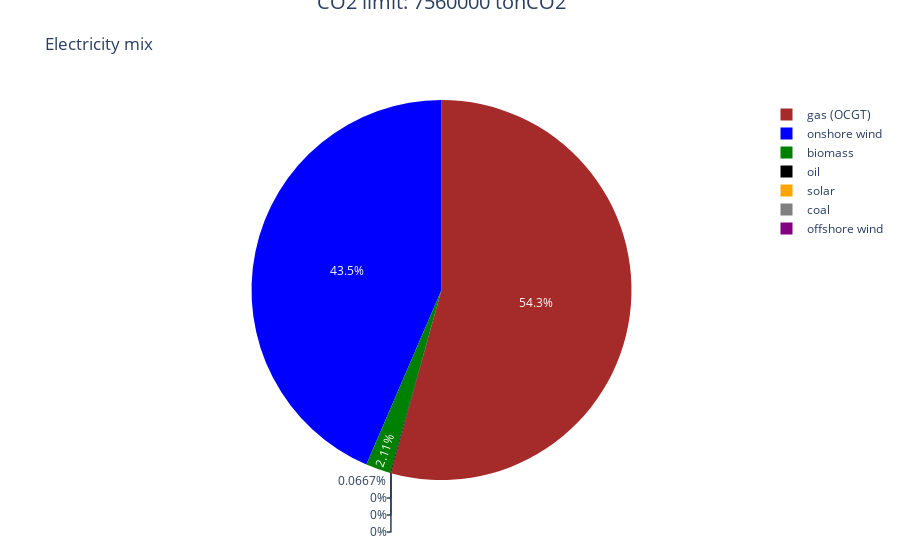

Here is the notebook cell this chart was saved with:
### Markdown cell above
Based on research, the CO2-emissions from electricity production was 7.56mT CO2-eq in 2023. This will now be the limit:

### Code cell
network.add("GlobalConstraint",
                 "co2_limit",
                 type="primary_energy",
                 carrier_attribute="co2_emissions",
                 sense="<=",
                 constant=7560000,
                 overwrite=True)
objective, capacities, loadConsumption, generation, snapshot, status = optimizer(2015)

plot_mix(generation, 7560000)

### Figure 1 — Plotly figure (JSON) as saved in the notebook; plotly's stock layout.template omitted (floating-point values rounded to 4 significant figures)
{"data": [{"labels": ["onshore wind", "solar", "gas (OCGT)", "coal", "biomass", "oil", "offshore wind"], "marker": {"colors": ["blue", "orange", "brown", "grey", "green", "black", "purple"]}, "type": "pie", "values": [11570000.0, 0, 14430000.0, 0, 561200.0, 17730.0, 0]}], "layout": {"annotations": [{"font": {"size": 20}, "showarrow": false, "text": "CO2 limit: 7560000 tonCO2", "x": 0.5, "y": 1.3}], "title": {"text": "Electricity mix"}}}
